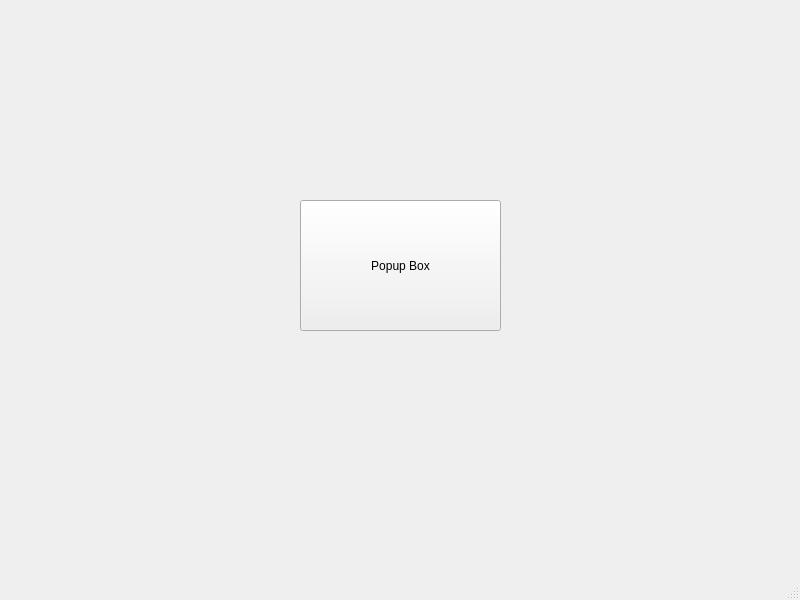
<?xml version="1.0" encoding="UTF-8"?>
<ui version="4.0">
 <class>MainWindow</class>
 <widget class="QMainWindow" name="MainWindow">
  <property name="geometry">
   <rect>
    <x>0</x>
    <y>0</y>
    <width>800</width>
    <height>600</height>
   </rect>
  </property>
  <property name="windowTitle">
   <string>MainWindow</string>
  </property>
  <widget class="QWidget" name="centralwidget">
   <widget class="QPushButton" name="Button">
    <property name="geometry">
     <rect>
      <x>300</x>
      <y>200</y>
      <width>201</width>
      <height>131</height>
     </rect>
    </property>
    <property name="text">
     <string>Popup Box</string>
    </property>
   </widget>
  </widget>
  <widget class="QMenuBar" name="menubar">
   <property name="geometry">
    <rect>
     <x>0</x>
     <y>0</y>
     <width>800</width>
     <height>21</height>
    </rect>
   </property>
  </widget>
  <widget class="QStatusBar" name="statusbar"/>
 </widget>
 <resources/>
 <connections/>
</ui>
